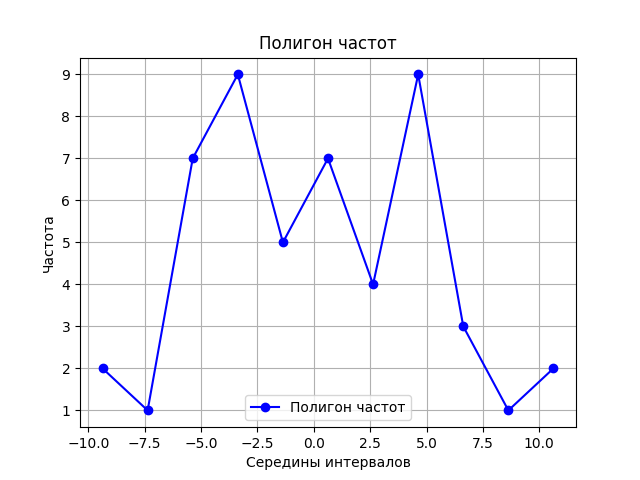

Reproduce this figure in Python.
import numpy as np
import matplotlib.pyplot as plt
# Определяем интервалы
bins = np.arange(-10.37, 11.25 + 2.00, 2.00)

# Вычисляем середины интервалов
bin_centers = (bins[:-1] + bins[1:]) / 2

# Вывод результатов
print("Середины интервалов:", bin_centers)

# Частоты из гистограммы
frequencies = [2, 1, 7, 9, 5, 7, 4, 9, 3, 1, 2]


# Построение полигона частот
plt.plot(bin_centers, frequencies, marker='o', linestyle='-', color='blue', label="Полигон частот")
plt.xlabel("Середины интервалов")
plt.ylabel("Частота")
plt.title("Полигон частот")
plt.grid(True)
plt.legend()

plt.savefig("polygon.png")